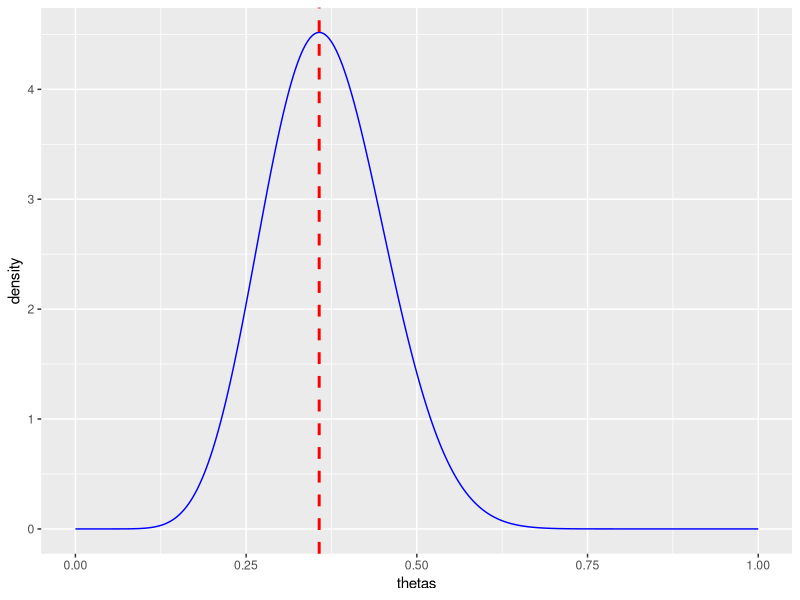
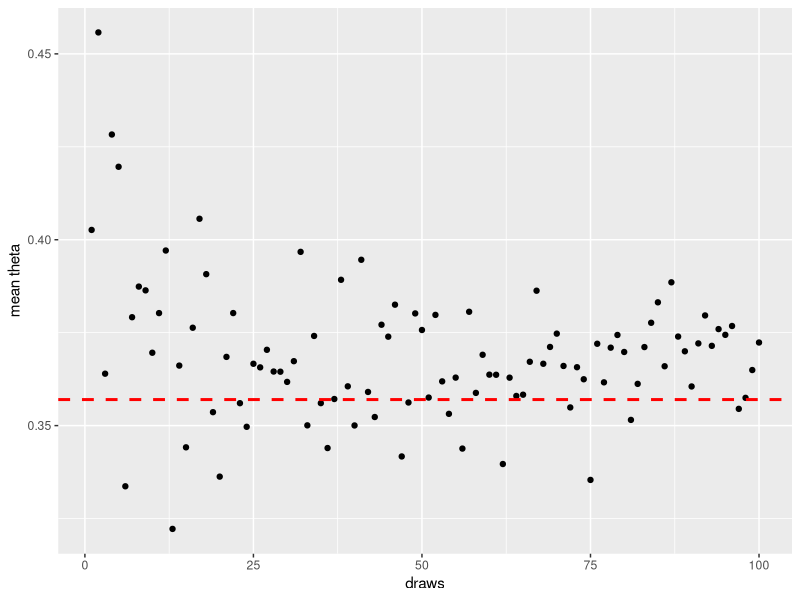
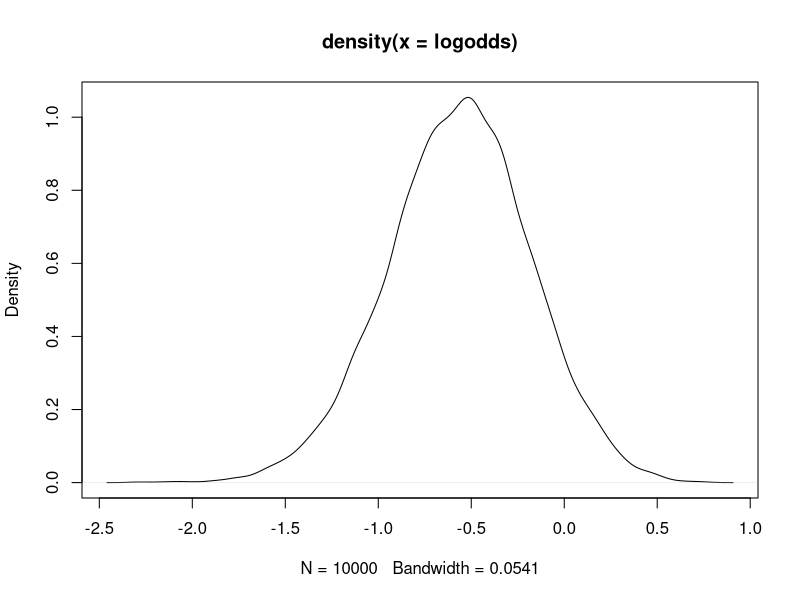

Source code (R) for these figures, in order:
library(ggplot2)
# 1.Daniel Bernoulli

#likelihood of sample given some unk variable
#post like * prior ->> most prob unk given data and prior knowledge??

s = 8 
n = 24
f = n - s
a = b = 3

thetas = seq(0,1,0.001)
post = dbeta(thetas, a + s, b + f) 
#true value should be theta of post with highest density
true = thetas[which.max(post)]

data = data.frame(
  x = thetas,
  y = post
)

ggplot(data, aes(x,y)) + geom_line(color="blue") + xlab("thetas") + ylab("density") + 
  geom_vline(xintercept = true, linetype="dashed", color="red", size = 1)



#a) draw random we got mean fix std, what's true std 
# try 10, 100, 1000, 10000
means = integer(100)
stdevs = integer(100)
i = 0
for (draws in seq(0,100,1)){
  sample = rbeta(draws, a+s,b+f)
  means[i] = mean(sample)
  stdevs[i] = sd(sample)
  i = i + 1
}

data1 = data.frame(
  x = seq(1:100),
  y = means
)
means
ggplot(data1, aes(x,y)) + geom_point() + xlab("draws") + ylab("mean theta") + 
  geom_hline(yintercept = true, linetype="dashed", color="red", size = 1)


#b)

# sim 10k
exact = pbeta(0.4,a+s,b+f, lower.tail = FALSE)
sample = rbeta(10000, a+s,b+f)
sim = length(sample[sample>0.4]) / 10000
sim
exact


#c)
#correct base?
logodds = log(sample/(1-sample)) #NaNs
plot(density(logodds))
